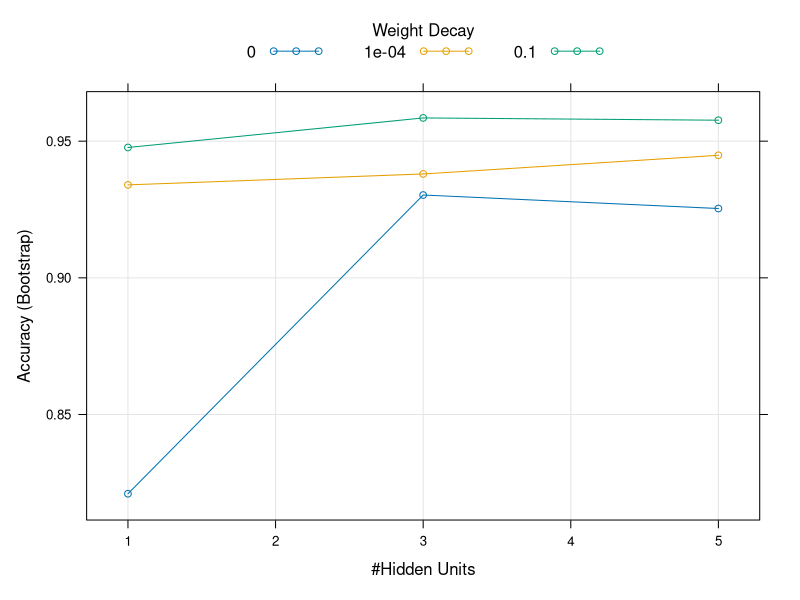

Write the R code that produced this figure.
## ---- chunk 1
## Global options
knitr::opts_chunk$set(cache = TRUE)
## ---- chunk 2
setwd("C:/Users/yanto/OneDrive - UGM 365/semester 6/semester-6-/DatMin/[DM06] Pertemuan 6")
## ---- chunk 3
library(nnet)
library(caret)
## ---- chunk 4
data("iris")				# Get some data
data <- iris
#Now we shall partition the data into train and test data
inTrain <- createDataPartition(y=iris$Species, p=0.75, 
                               list=FALSE)   
# We wish 75% for the trainset 
train.set <- iris[inTrain,]
test.set  <- iris[-inTrain,]
## ---- chunk 5
#Check test train ratio
nrow(train.set)/nrow(test.set) # should be around 3
## ---- chunk 6
model <- train(Species ~ ., train.set, method='nnet', 
               trace = FALSE,
               preProc = c("center", "scale")) # train
prediction <- predict(model, test.set[-5])           # predict
table(prediction, test.set$Species) 

## ---- chunk 7
model$modelInfo

## ---- chunk 8
# ini adalah synnatic weight
summary(model)
## ---- chunk 9
plot(model)
## ---- chunk 10

